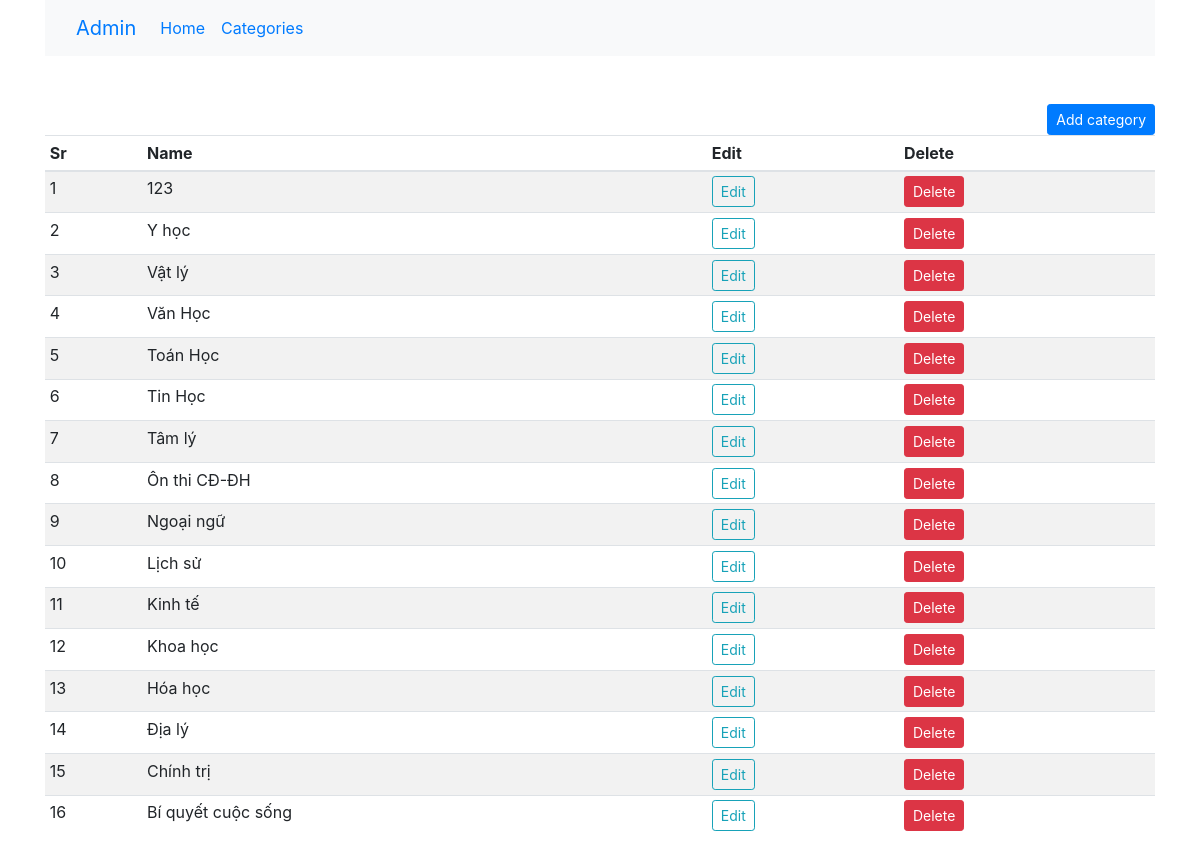
/categories (signed in), run on the app's committed database.
### shop/products/models.py (models this page shows)
class Category(db.Model):
    id = db.Column(db.Integer, primary_key = True)
    name = db.Column(db.String(30), nullable = False, unique=True)

### shop/admin/routes.py (the view)
@app.route('/categories')
def categories():
    if 'username' not in session:
        flash(f'Please login first', 'danger')
        return redirect(url_for('login'))
    categories = Category.query.order_by(Category.id.desc()).all()
    return render_template('/admin/category.html', title = "Category Page", categories = categories)

### shop/templates/admin/category.html (shortened to what this page needs)
{% extends 'layout.html' %}
{% block content %}
<div class="container">
    <nav class="navbar navbar-expand-lg bg-light">
        <div class="container-fluid">
          <a class="navbar-brand" href="/admin">Admin</a>
          <div class="collapse navbar-collapse" id="navbarNavDropdown">
            <ul class="navbar-nav">
              <li class="nav-item">
                <a class="nav-link active" aria-current="page" href="/admin">Home</a>
              </li>
              <li class="nav-item">
                <a class="nav-link" href="/categories">Categories</a>
              </li>
            </ul>
          </div>
        </div>
      </nav>
</div>
<div class="container mt-5">
    <table class="table table-sm table-condensed table-striped table-hover">
      <a href="{{url_for('addcategory')}}" class="btn btn-primary btn-sm float-md-right">Add category</a>
        <thead>
            <th>Sr</th>
            <th>Name</th>
            <th>Edit</th>
            <th>Delete</th>
        </thead>
        <tbody>
            {% for category in categories %}
            <tr>
                <td>{{loop.index}}</td>
                <td>{{category.name}}</td>
                <td><a href="{{url_for('updatecategory', id=category.id)}}" class="btn btn-sm btn-outline-info">Edit</a></td>
                <td>
                  <button type="button" class="btn btn-danger btn-sm" data-toggle="modal" data-target="#exampleModal-{{category.id}}">
                    Delete
                  </button>
                </td>
            </tr>
            {% endfor %}
        </tbody>
    </table>
</div>
{% endblock content %}

### data on the page
Category: name "123"
Category: name "Y học"
Category: name "Vật lý"
Category: name "Văn Học"
Category: name "Toán Học"
Category: name "Tin Học"
Category: name "Tâm lý"
Category: name "Ôn thi CĐ-ĐH"
Category: name "Ngoại ngữ"
Category: name "Lịch sử"
Category: name "Kinh tế"
Category: name "Khoa học"
Category: name "Hóa học"
Category: name "Địa lý"
Category: name "Chính trị"
Category: name "Bí quyết cuộc sống"
